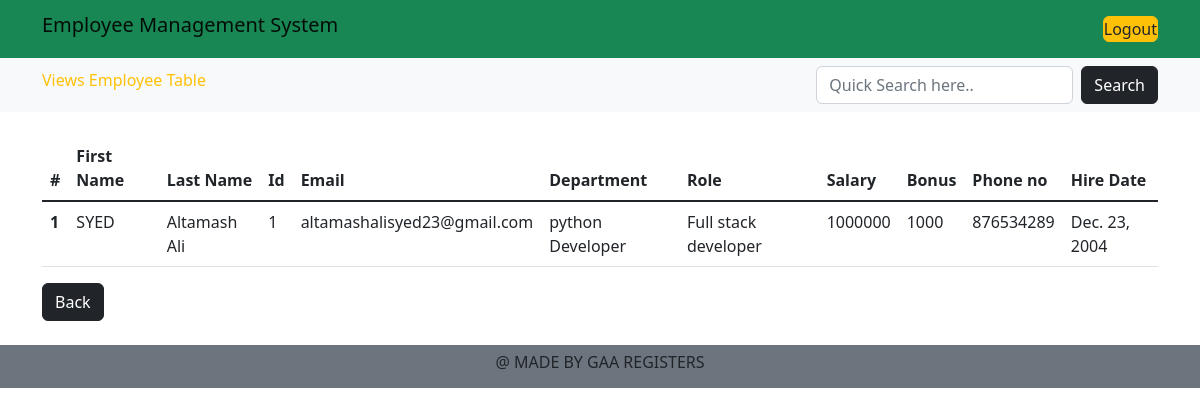
/viewEmp/, run on an earlier commit of the app's database.
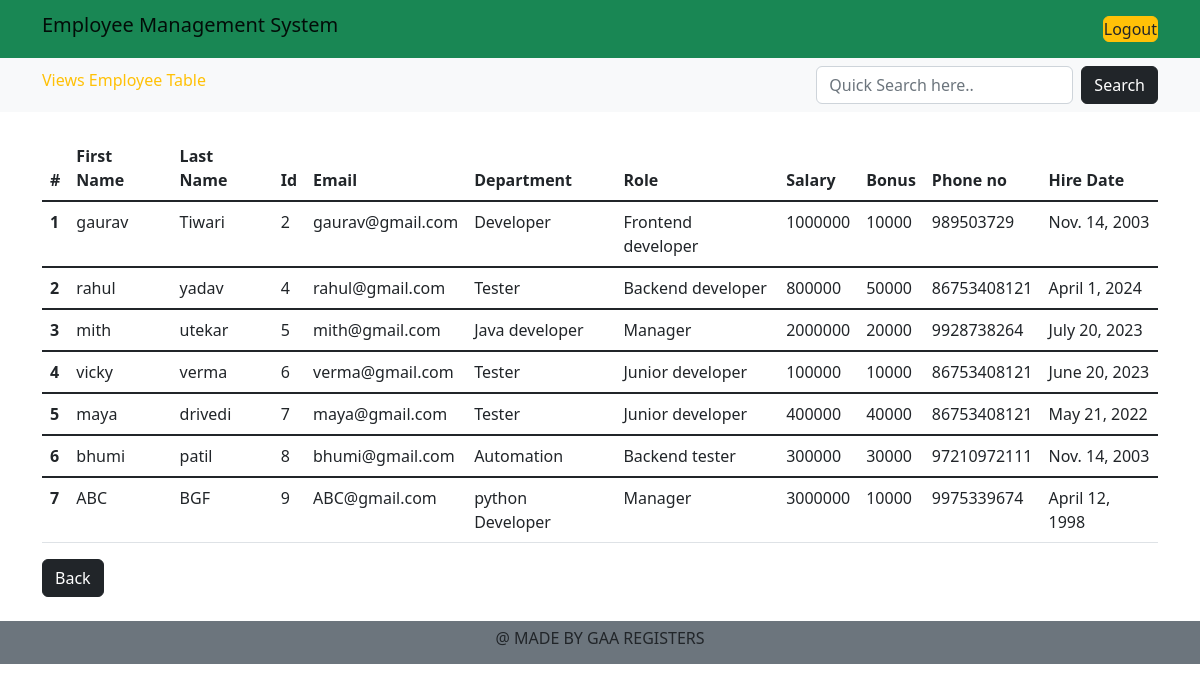
And on a later commit of the database.
### mng_app/models.py (models this page shows, shortened)
class Employee(models.Model):
    emp_id =models.AutoField(primary_key=True)
    first_name = models.CharField(max_length=100,null=False)
    last_name = models.CharField(max_length=100)
    email = models.CharField(max_length=150)
    salary = models.IntegerField(default=0)
    bonus = models.IntegerField(default=0)
    dept = models.ForeignKey(Department, on_delete=models.CASCADE)
    role = models.ForeignKey(Role, on_delete=models.CASCADE)
    phone = models.IntegerField(default=0)
    hire_date = models.DateField()

class Department(models.Model):
    sno =models.AutoField(primary_key=True)
    name = models.CharField(max_length=100,null=False)
    location = models.CharField(max_length=100,)

class Role(models.Model):
    sno =models.AutoField(primary_key=True)
    name = models.CharField(max_length=100,null=False)

### mng_app/views.py (the view)
# urls.py: path('viewEmp/', views.viewEmp, name='viewEmp'),
def viewEmp(request):
    emp = Employee.objects.all()
    context = {'emp':emp}
    return render(request,"viewEmp.html",context)

### templates/viewEmp.html (shortened to what this page needs)
{% extends "base.html" %}
{% block heading %} <a href="/viewEmp" class="navbar-brand text-warning"><h6>Views Employee Table</h6></a> {% endblock heading %}
{% block body %}
<div class="container my-4">
  <table class="table">
      <thead>
        <tr>
          <th scope="col">#</th>
          <th scope="col">First Name</th>
          <th scope="col">Last Name</th>
          <th scope="col">Id</th>
          <th scope="col">Email</th>
          <th scope="col">Department</th>
          <th scope="col">Role</th>
          <th scope="col">Salary</th>
          <th scope="col">Bonus</th>
          <th scope="col">Phone no</th>
          <th scope="col">Hire Date</th>
        </tr>
      </thead>
      {% for e in emp %}
      <tbody class="table-group-divider">
        <tr>
          <th scope="row">{{forloop.counter}}</th>
          <td>{{e.first_name}}</td>
          <td>{{e.last_name}}</td>
          <td>{{e.emp_id}}</td>
          <td>{{e.email}}</td>
          <td>{{e.dept.name}}</td>
          <td>{{e.role.name}}</td>
          <td>{{e.salary}}</td>
          <td>{{e.bonus}}</td>
          <td>{{e.phone}}</td>
          <td>{{e.hire_date}}</td>
        </tr>
      </tbody>
      {% endfor %}
    </table>
    <a href="{% url 'home' %}" class="btn btn-dark">Back</a>
</div>
{% endblock body%}

### templates/base.html (shortened to what this page needs)
<!doctype html>
<html lang="en">
  <head>
    <link href="https://cdn.jsdelivr.net/npm/bootstrap@5.2.0/dist/css/bootstrap.min.css" rel="stylesheet">
  </head>
    <body>
        <nav class="navbar bg-success">
            <div class="container">
                    <a href="{% url "home" %}" class="navbar-brand"><h5>Employee Management System</h5></a>
                    <a class="nav-link btn btn-warning"  href="{% url 'logout' %}">Logout</a>
            </div>
        </nav>
        <nav class="navbar bg-light">
            <div class="container">
                {% block heading %}{% endblock heading %}
                <form class="d-flex" role="search" action="/search" method="post">
                    <input class="form-control me-2" type="search" placeholder="Quick Search here.." aria-label="Search" name="search">
                    <button class="btn btn-dark" type="submit">Search</button>
                </form>
            </div>
        </nav>
       {% block body %}
       {% endblock body %}
    </body>
    <nav class="navbar bg-secondary mt-1">
        <div class="container">
            <p align='center' class="text-danger">
                <h6>@ MADE BY GAA REGISTERS </h6>
            </p>
        </div>
    </nav>
</html>

What changed in the data, as far as the page shows it:
removed Employee: first_name "SYED", last_name "Altamash Ali", emp_id "1", email "altamashalisyed23@gmail.com", dept.name "python Developer", role.name "Full stack developer", salary "1000000", bonus "1000", phone "876534289", hire_date "Dec. 23, 2004"
added Employee: first_name "gaurav", last_name "Tiwari", emp_id "2", email "gaurav@gmail.com", dept.name "Developer", role.name "Frontend developer", salary "1000000", bonus "10000", phone "989503729", hire_date "Nov. 14, 2003"
added Employee: first_name "rahul", last_name "yadav", emp_id "4", email "rahul@gmail.com", dept.name "Tester", role.name "Backend developer", salary "800000", bonus "50000", phone "86753408121", hire_date "April 1, 2024"
added Employee: first_name "mith", last_name "utekar", emp_id "5", email "mith@gmail.com", dept.name "Java developer", role.name "Manager", salary "2000000", bonus "20000", phone "9928738264", hire_date "July 20, 2023"
added Employee: first_name "vicky", last_name "verma", emp_id "6", email "verma@gmail.com", dept.name "Tester", role.name "Junior developer", salary "100000", bonus "10000", phone "86753408121", hire_date "June 20, 2023"
added Employee: first_name "maya", last_name "drivedi", emp_id "7", email "maya@gmail.com", dept.name "Tester", role.name "Junior developer", salary "400000", bonus "40000", phone "86753408121", hire_date "May 21, 2022"
added Employee: first_name "bhumi", last_name "patil", emp_id "8", email "bhumi@gmail.com", dept.name "Automation", role.name "Backend tester", salary "300000", bonus "30000", phone "97210972111", hire_date "Nov. 14, 2003"
added Employee: first_name "ABC", last_name "BGF", emp_id "9", email "ABC@gmail.com", dept.name "python Developer", role.name "Manager", salary "3000000", bonus "10000", phone "9975339674", hire_date "April 12, 1998"
